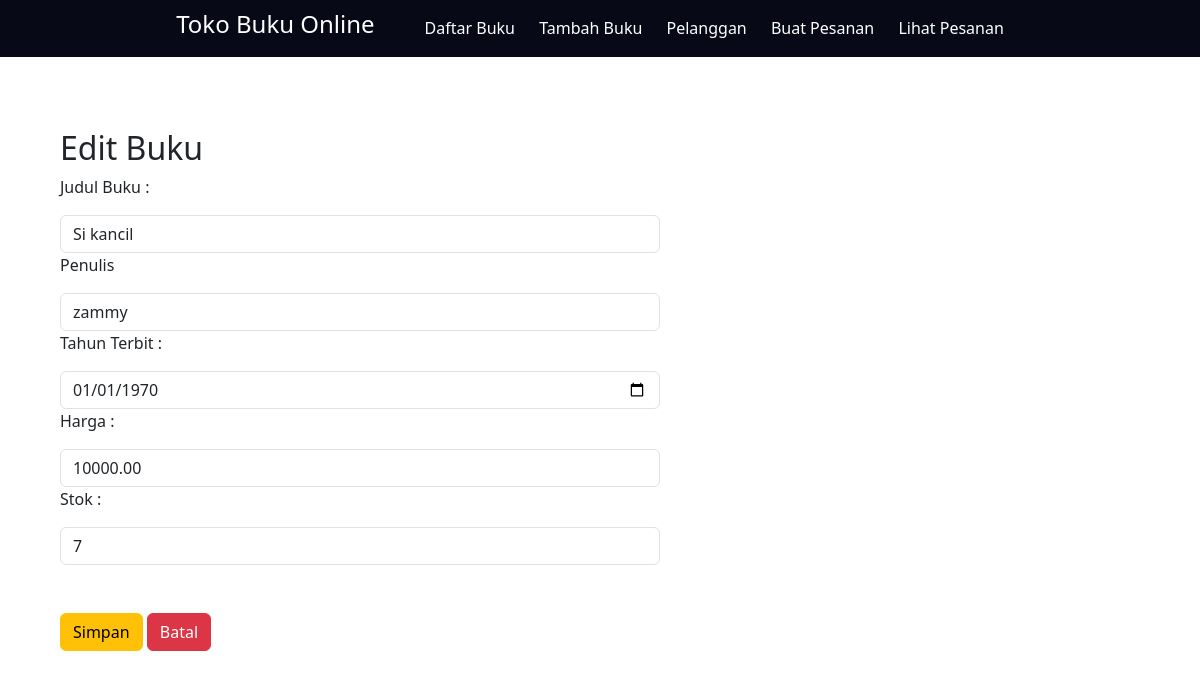
The app's page /pertemuan10/editbuku.php?ID=5 with its own data.
### tables this page shows
CREATE TABLE `buku` (
  `ID` int(11) NOT NULL,
  `Judul` varchar(255) NOT NULL,
  `Penulis` varchar(255) NOT NULL,
  `Tahun_Terbit` int(11) NOT NULL,
  `Harga` decimal(10,2) NOT NULL,
  `stok` int(11) NOT NULL,
  `Status` enum('tersedia','dihapus') NOT NULL
);

### pertemuan10/editbuku.php (the view, shortened to what this page needs)
<!DOCTYPE html>
<html lang="en">
<head>
</head>
    <body>
        <?php
            include "konek.php";
        ?>
        <br>
        <br>
        <br>
        <div style="width: 50%; margin-left: 5%;">
            <h2>Edit Buku</h2>
            <?php
                $ID = $_GET["ID"];
                $query = mysqli_query($conn, "SELECT * FROM buku WHERE ID = '$ID'");
                $data = mysqli_fetch_assoc($query);
                $value = date('Y-m-d', strtotime($user['Tahun_Terbit']));
            ?>
            <form action="proseseditbuku.php" method="post">
                <p>Judul Buku :</p>
                <input class="form-control" type="text" name="judul" value="<?= $data['Judul']; ?>">
                <p>Penulis</p>
                <input class="form-control" type="text" name="penulis" value="<?= $data['Penulis']; ?>">
                <p>Tahun Terbit :</p>
                <input class="form-control" type="date" name="tahunterbit" value="<?= $value; ?>">
                <p>Harga :</p>
                <input class="form-control" type="number" name="harga" value="<?= $data['Harga']; ?>">
                <p>Stok :</p>
                <input class="form-control" type="number" name="stok" value="<?= $data['stok']; ?>">
                <br><br>
                <button type="submit" class="btn btn-warning">Simpan</button>
                <a class="btn btn-danger" href="databuku.php">Batal</a>
            </form>
        </div>
    </body>
</html>

### pertemuan10/style.css (style rules this page uses)
body { margin: 0 auto; }
nav { display: flex; justify-content: center; align-items: center; background-color: rgb(7, 9, 22); position: sticky; width: 100%; padding: 10px; top: 0; z-index: 100; }
nav .isi { display: flex; justify-content: center; align-items: center; gap: 50px; flex-wrap: wrap; color: white; }
.menu a { margin-right: 20px; text-decoration: none; color: white; }

### records on screen
buku: judul "Si kancil", penulis "zammy", harga "10000.00", stok "7"
